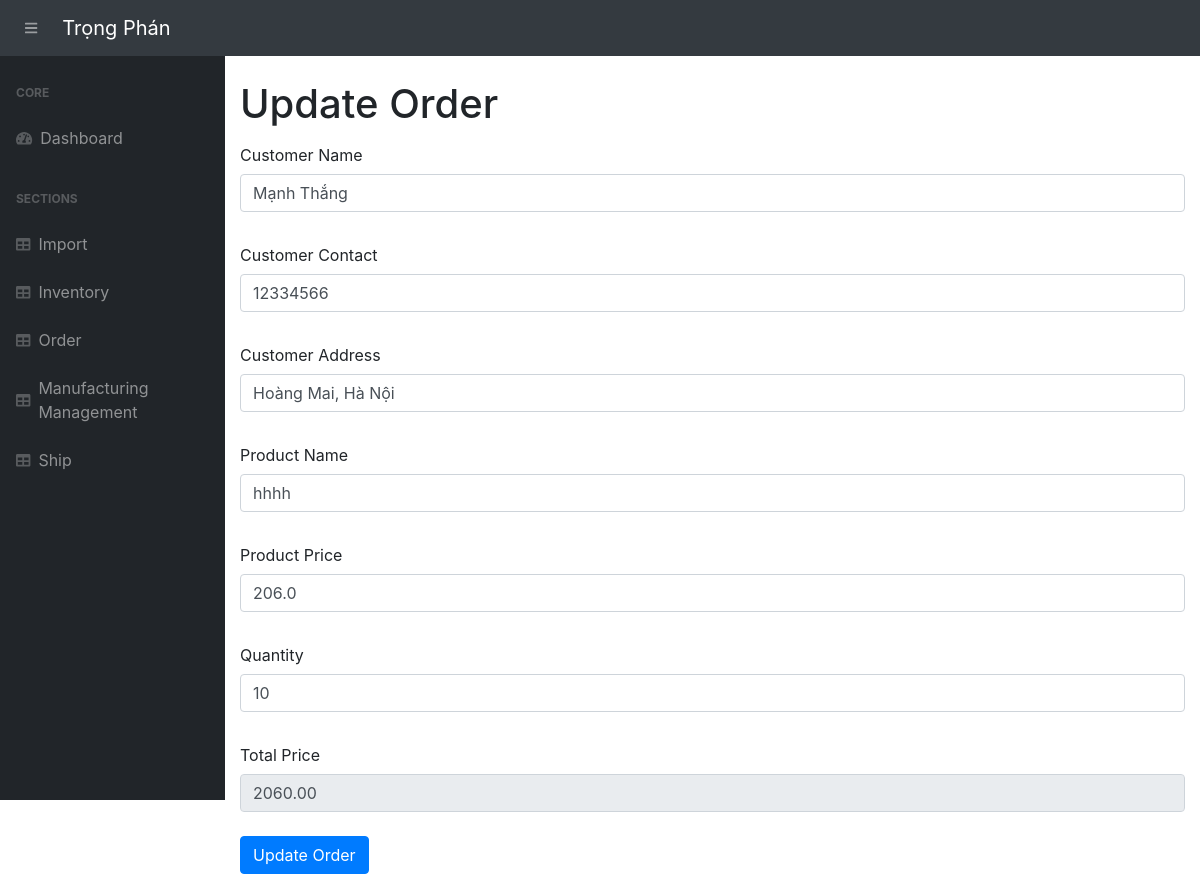
The app's page /update-order/1, older data.
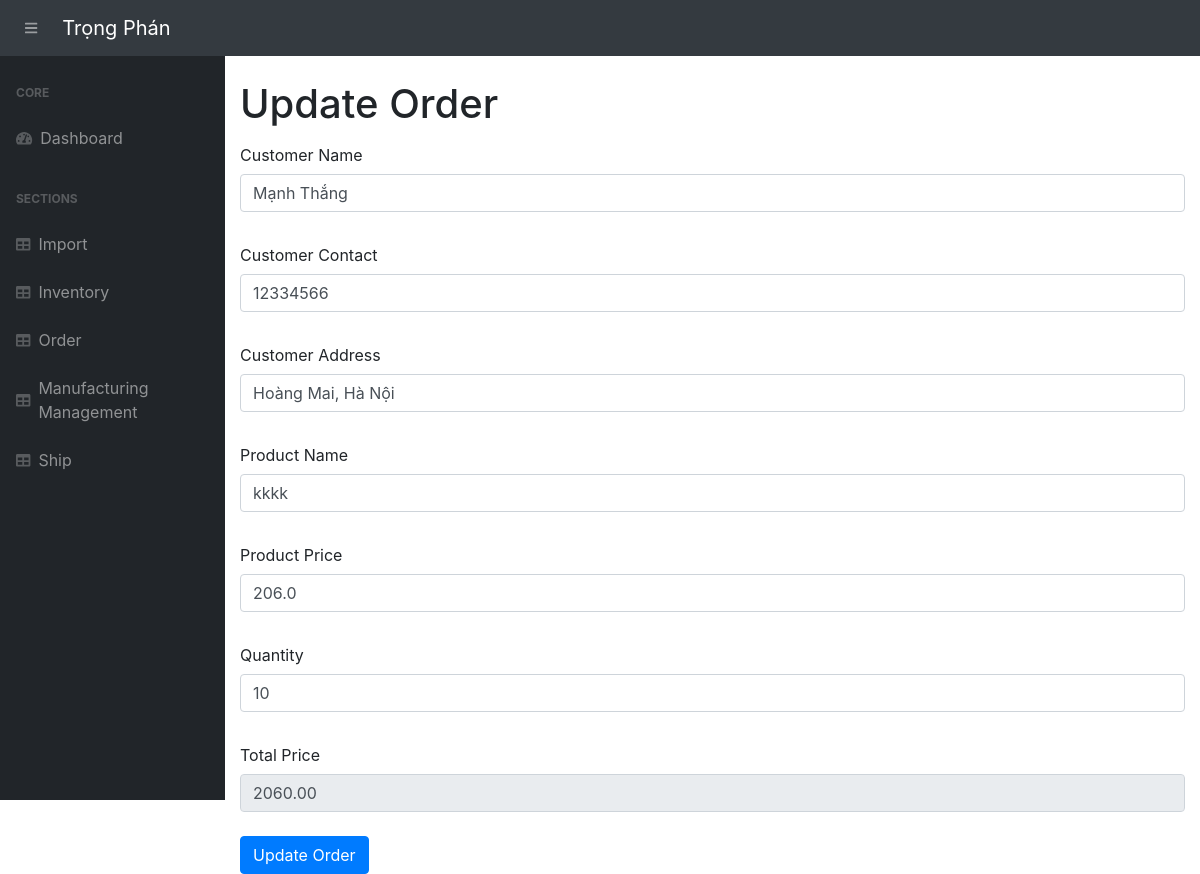
The same page, newer data.
### app.py (models this page shows, shortened)
class OrderDetail(db.Model):
    __tablename__ = 'order_details'
    order_detail_id = db.Column(db.Integer, primary_key=True)
    order_id = db.Column(db.Integer, db.ForeignKey('orders.order_id'))
    product_name = db.Column(db.String(100))
    product_price = db.Column(db.Float)
    quantity = db.Column(db.Integer)
    import_id = db.Column(db.Integer, db.ForeignKey('imports.import_id'))  # Import relation
    import_record = db.relationship('Import', backref='order_details', lazy=True)

### app.py (the view, shortened to what this page needs)
@app.route("/update-order/<int:order_id>", methods=["POST", "GET"])
def updateOrder(order_id):
    order = Order.query.get_or_404(order_id)
    return render_template("update-order.html", order=order)

### templates/update-order.html (shortened to what this page needs)
{% extends 'base.html' %}
{% block content %}
<main>
    <div class="container-fluid">
        <h1 class="mt-4">Update Order</h1>
        <form action="/update-order/{{ order.order_id }}" method="POST">
            <label for="cus_name" class="col-form-label">Customer Name</label>
            <input type="text" name="cus_name" class="form-control" value="{{ order.cus_name }}" required><br>
            <label for="cus_contact" class="col-form-label">Customer Contact</label>
            <input type="text" name="cus_contact" class="form-control" value="{{ order.cus_contact }}"><br>
            <label for="cus_address" class="col-form-label">Customer Address</label>
            <input type="text" name="cus_address" class="form-control" value="{{ order.cus_address }}"><br>
            {% for order_detail in order.order_details %}
                <div class="product-entry">
                    <label for="product_name" class="col-form-label">Product Name</label>
                    <input type="text" name="product_names[]" class="form-control product-name" value="{{ order_detail.product_name }}" required><br>
                    <label for="product_price" class="col-form-label">Product Price</label>
                    <input type="number" name="product_prices[]" class="form-control product-price" value="{{ order_detail.product_price }}" required oninput="calculateTotalPrice()"><br>
                    <label for="quantity" class="col-form-label">Quantity</label>
                    <input type="number" name="quantities[]" class="form-control quantity" value="{{ order_detail.quantity }}" required oninput="calculateTotalPrice()"><br>
                </div>
            {% endfor %}
            <label for="price" class="col-form-label">Total Price</label>
            <input type="number" name="price" class="form-control" value="{{ order.price }}" readonly><br>
            <button type="submit" class="btn btn-primary">Update Order</button>
        </form>
    </div>
</main>
{% endblock %}

Row changes from the older to the newer data that the page shows:
changed OrderDetail: product_name "hhhh" → "kkkk"
